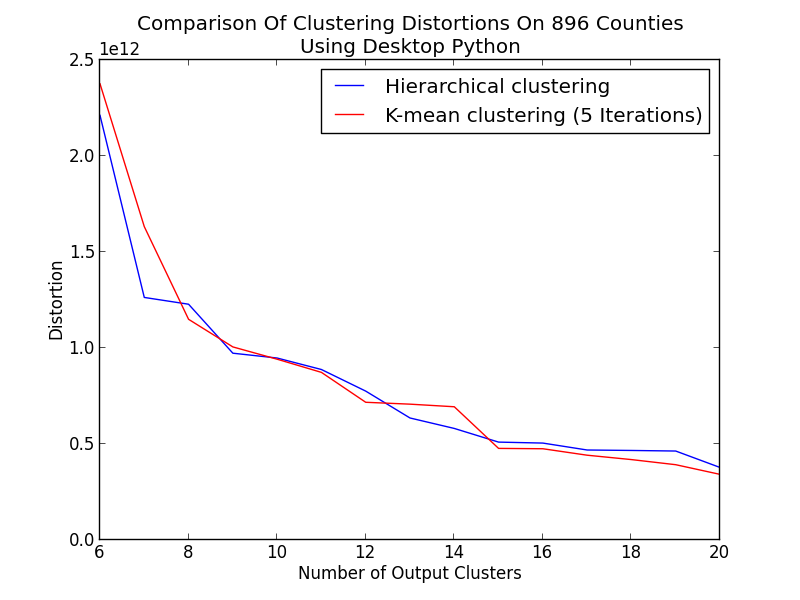

Here is the Python script that generated this plot:
#!/usr/bin/python

import alg_cluster
import alg_project3_viz
import matplotlib.pyplot as plt
import proj3


def main():
    data_table = alg_project3_viz.load_data_table(alg_project3_viz.DATA_896_URL)
    xvals = range(6, 21)
    yvals_hc, yvals_km = [], []
    for x in xvals:
        singleton_list = [alg_cluster.Cluster(set([line[0]]), line[1], line[2], line[3], line[4])
                          for line in data_table]
        cluster_list = proj3.hierarchical_clustering(singleton_list, x)
        distortion = sum(cluster.cluster_error(data_table) for cluster in cluster_list)
        yvals_hc.append(distortion)
        singleton_list = [alg_cluster.Cluster(set([line[0]]), line[1], line[2], line[3], line[4])
                          for line in data_table]
        cluster_list = proj3.kmeans_clustering(singleton_list, x, 5)
        distortion = sum(cluster.cluster_error(data_table) for cluster in cluster_list)
        yvals_km.append(distortion)
    plt.plot(xvals, yvals_hc, '-b', label='Hierarchical clustering')
    plt.plot(xvals, yvals_km, '-r', label='K-mean clustering (5 Iterations)')
    plt.legend(loc='upper right')
    plt.ylabel('Distortion')
    plt.xlabel('Number of Output Clusters')
    plt.title('Comparison Of Clustering Distortions On 896 Counties\n'
              'Using Desktop Python')
    plt.show()
    import pdb; pdb.set_trace()


if __name__ == '__main__':
    main()
